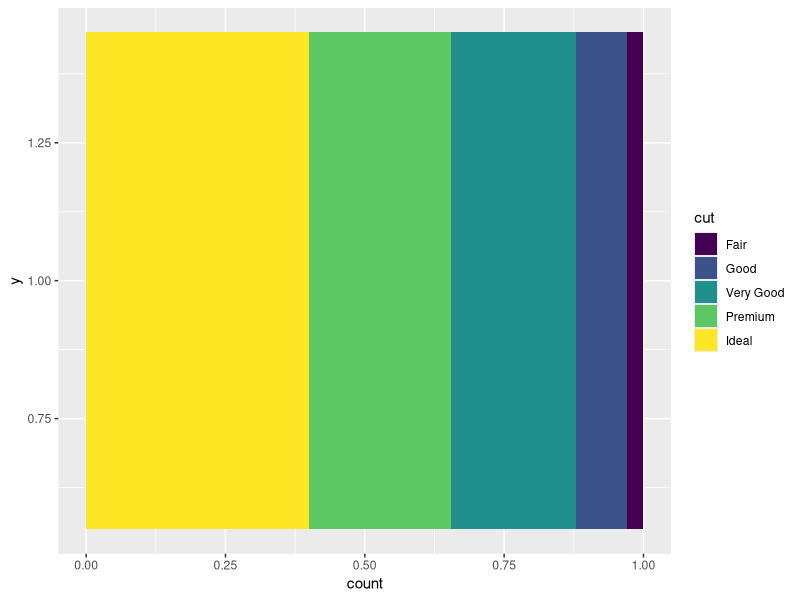

Write the R code that produced this figure. (Note: this script raises an error after producing the figure.)
## ---- chunk 1
knitr::opts_chunk$set(echo = TRUE)

ggplot2::diamonds |>
  ggplot2::ggplot() + 
  ggplot2::aes(fill = cut, y = 1) +
  ggplot2::stat_count(position = "fill", 
                      geom = ggplot2::GeomBar)

## ---- chunk 2
# `%||%` <- ggplot2:::`%||%`

stat_countpie <- function(mapping = NULL, data = NULL,
                       geom = GeomBarpie, position = "stack",
                       ...,
                       width = NULL,
                       na.rm = FALSE,
                       orientation = NA,
                       show.legend = NA,
                       inherit.aes = TRUE) {

  params <- rlang::list2(
    na.rm = na.rm,
    orientation = orientation,
    width = width,
    ...
  )

  ggplot2::layer(
    data = data,
    mapping = mapping,
    stat = StatCountpie,
    geom = geom,
    position = position,
    show.legend = show.legend,
    inherit.aes = inherit.aes,
    params = params
  )
}

#' @rdname ggplot2-ggproto
#' @format NULL
#' @usage NULL
#' @export
#' @include stat-.R
StatCountpie <- ggplot2::ggproto("StatCountpie", ggplot2::Stat,
  required_aes = ggplot2::StatCount$required_aes,
  default_aes = ggplot2::StatCount$default_aes,
  setup_params = ggplot2::StatCount$setup_params,
  extra_params = ggplot2::StatCount$extra_params,
  compute_group = ggplot2::StatCount$compute_group,
  dropped_aes = "weight"
)

StatCountpie$setup_params <- function(data, params){
  
  params$flipped_aes <- TRUE
  params$width <- ggplot2::resolution(data[["y"]]) * 0.9
  
} 

GeomBarpie <- ggplot2::ggproto("GeomBarpie", 
                   ggplot2::GeomRect,
  required_aes = ggplot2::GeomBar$required_aes,
  # These aes columns are created by setup_data(). They need to be listed here so
  # that GeomRect$handle_na() properly removes any bars that fall outside the defined
  # limits, not just those for which x and y are outside the limits
  non_missing_aes = ggplot2::GeomBar$non_missing_aes,
  setup_params = ggplot2::GeomBar$setup_params,
  extra_params = ggplot2::GeomBar$extra_params,
  setup_data = ggplot2::GeomBar$setup_data,
  draw_panel = ggplot2::GeomBar$draw_panel,
  rename_size = TRUE
)

ggplot2::diamonds |>
  ggplot2::ggplot() + 
  ggplot2::aes(fill = cut, y = 1) +
  stat_countpie(position = "fill", geom = GeomBarpie)


identical(StatCount,ggplot2::StatCount)

StatCount
ggplot2::StatCount
